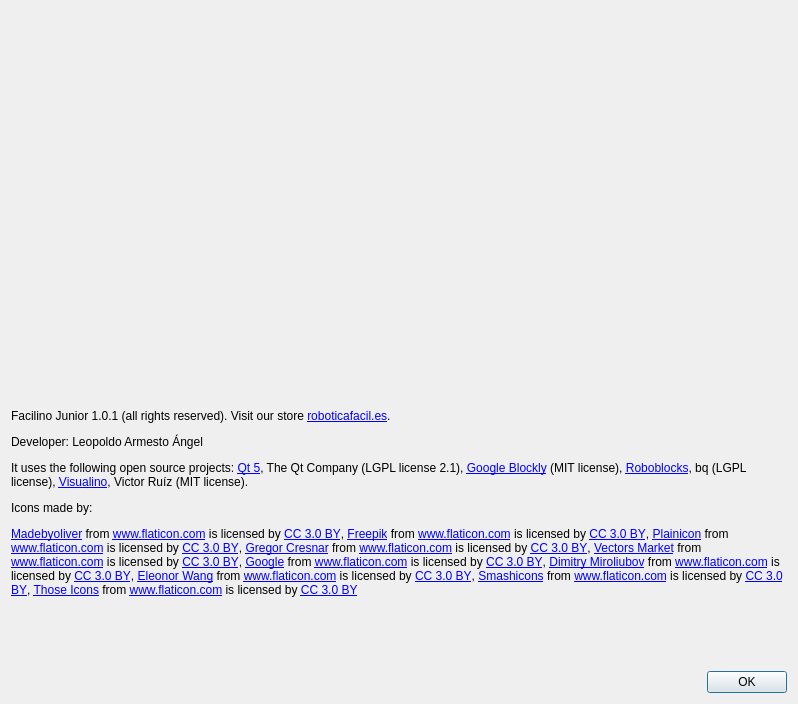
<?xml version="1.0" encoding="UTF-8"?>
<ui version="4.0">
 <class>AboutDialog</class>
 <widget class="QDialog" name="AboutDialog">
  <property name="geometry">
   <rect>
    <x>0</x>
    <y>0</y>
    <width>798</width>
    <height>704</height>
   </rect>
  </property>
  <property name="windowTitle">
   <string>Dialog</string>
  </property>
  <layout class="QVBoxLayout" name="verticalLayout">
   <item>
    <widget class="QLabel" name="label">
     <property name="sizePolicy">
      <sizepolicy hsizetype="Preferred" vsizetype="Preferred">
       <horstretch>0</horstretch>
       <verstretch>0</verstretch>
      </sizepolicy>
     </property>
     <property name="maximumSize">
      <size>
       <width>780</width>
       <height>16777215</height>
      </size>
     </property>
     <property name="text">
      <string/>
     </property>
     <property name="pixmap">
      <pixmap>../../../../../FaciliSim/icons/about-header.png</pixmap>
     </property>
    </widget>
   </item>
   <item>
    <widget class="QLabel" name="label_4">
     <property name="text">
      <string>&lt;html&gt;&lt;head/&gt;&lt;body&gt;&lt;p&gt;Facilino Junior 1.0.1 (all rights reserved). Visit our store &lt;a href=&quot;https://roboticafacil.es&quot;&gt;&lt;span style=&quot; text-decoration: underline; color:#0000ff;&quot;&gt;roboticafacil.es&lt;/span&gt;&lt;/a&gt;.&lt;/p&gt;&lt;p&gt;Developer: Leopoldo Armesto Ángel&lt;/p&gt;&lt;p&gt;It uses the following open source projects: &lt;a href=&quot;http://www.qt.io/&quot;&gt;&lt;span style=&quot; text-decoration: underline; color:#0000ff;&quot;&gt;Qt 5&lt;/span&gt;&lt;/a&gt;, The Qt Company (LGPL license 2.1), &lt;a href=&quot;https://developers.google.com/blockly/&quot;&gt;&lt;span style=&quot; text-decoration: underline; color:#0000ff;&quot;&gt;Google Blockly&lt;/span&gt;&lt;/a&gt; (MIT license), &lt;a href=&quot;https://github.com/bq/roboblocks&quot;&gt;&lt;span style=&quot; text-decoration: underline; color:#0000ff;&quot;&gt;Roboblocks&lt;/span&gt;&lt;/a&gt;, bq (LGPL license), &lt;a href=&quot;http://visualino.net&quot;&gt;&lt;span style=&quot; text-decoration: underline; color:#0000ff;&quot;&gt;Visualino&lt;/span&gt;&lt;/a&gt;, Victor Ruíz (MIT license).&lt;/p&gt;&lt;p&gt;Icons made by:&lt;/p&gt;&lt;p&gt;&lt;a href=&quot; http://www.flaticon.com/authors/madebyoliver&quot;&gt;&lt;span style=&quot; text-decoration: underline; color:#0000ff;&quot;&gt;Madebyoliver&lt;/span&gt;&lt;/a&gt; from &lt;a href=&quot; http://www.flaticon.com&quot;&gt;&lt;span style=&quot; text-decoration: underline; color:#0000ff;&quot;&gt;www.flaticon.com&lt;/span&gt;&lt;/a&gt; is licensed by &lt;a href=&quot;http://creativecommons.org/licenses/by/3.0/&quot;&gt;&lt;span style=&quot; text-decoration: underline; color:#0000ff;&quot;&gt;CC 3.0 BY&lt;/span&gt;&lt;/a&gt;, &lt;a href=&quot;http://www.freepik.com&quot;&gt;&lt;span style=&quot; text-decoration: underline; color:#0000ff;&quot;&gt;Freepik&lt;/span&gt;&lt;/a&gt; from &lt;a href=&quot; http://www.flaticon.com&quot;&gt;&lt;span style=&quot; text-decoration: underline; color:#0000ff;&quot;&gt;www.flaticon.com&lt;/span&gt;&lt;/a&gt; is licensed by &lt;a href=&quot;http://creativecommons.org/licenses/by/3.0/&quot;&gt;&lt;span style=&quot; text-decoration: underline; color:#0000ff;&quot;&gt;CC 3.0 BY&lt;/span&gt;&lt;/a&gt;, &lt;a href=&quot;http://www.flaticon.com/authors/plainicon&quot;&gt;&lt;span style=&quot; text-decoration: underline; color:#0000ff;&quot;&gt;Plainicon&lt;/span&gt;&lt;/a&gt; from &lt;a href=&quot; http://www.flaticon.com&quot;&gt;&lt;span style=&quot; text-decoration: underline; color:#0000ff;&quot;&gt;www.flaticon.com&lt;/span&gt;&lt;/a&gt; is licensed by &lt;a href=&quot;http://creativecommons.org/licenses/by/3.0/&quot;&gt;&lt;span style=&quot; text-decoration: underline; color:#0000ff;&quot;&gt;CC 3.0 BY&lt;/span&gt;&lt;/a&gt;, &lt;a href=&quot;http://www.flaticon.com/authors/gregor-cresnar&quot;&gt;&lt;span style=&quot; text-decoration: underline; color:#0000ff;&quot;&gt;Gregor Cresnar&lt;/span&gt;&lt;/a&gt; from &lt;a href=&quot; http://www.flaticon.com&quot;&gt;&lt;span style=&quot; text-decoration: underline; color:#0000ff;&quot;&gt;www.flaticon.com&lt;/span&gt;&lt;/a&gt; is licensed by &lt;a href=&quot;http://creativecommons.org/licenses/by/3.0/&quot;&gt;&lt;span style=&quot; text-decoration: underline; color:#0000ff;&quot;&gt;CC 3.0 BY&lt;/span&gt;&lt;/a&gt;, &lt;a href=&quot;http://www.flaticon.com/authors/vectors-market&quot;&gt;&lt;span style=&quot; text-decoration: underline; color:#0000ff;&quot;&gt;Vectors Market&lt;/span&gt;&lt;/a&gt; from &lt;a href=&quot; http://www.flaticon.com&quot;&gt;&lt;span style=&quot; text-decoration: underline; color:#0000ff;&quot;&gt;www.flaticon.com&lt;/span&gt;&lt;/a&gt; is licensed by &lt;a href=&quot;http://creativecommons.org/licenses/by/3.0/&quot;&gt;&lt;span style=&quot; text-decoration: underline; color:#0000ff;&quot;&gt;CC 3.0 BY&lt;/span&gt;&lt;/a&gt;, &lt;a href=&quot; http://www.flaticon.com/authors/google&quot;&gt;&lt;span style=&quot; text-decoration: underline; color:#0000ff;&quot;&gt;Google&lt;/span&gt;&lt;/a&gt; from &lt;a href=&quot; http://www.flaticon.com&quot;&gt;&lt;span style=&quot; text-decoration: underline; color:#0000ff;&quot;&gt;www.flaticon.com&lt;/span&gt;&lt;/a&gt; is licensed by &lt;a href=&quot;http://creativecommons.org/licenses/by/3.0/&quot;&gt;&lt;span style=&quot; text-decoration: underline; color:#0000ff;&quot;&gt;CC 3.0 BY&lt;/span&gt;&lt;/a&gt;, &lt;a href=&quot;http://www.flaticon.com/authors/dimitry-miroliubov&quot;&gt;&lt;span style=&quot; text-decoration: underline; color:#0000ff;&quot;&gt;Dimitry Miroliubov&lt;/span&gt;&lt;/a&gt; from &lt;a href=&quot;http://www.flaticon.com&quot;&gt;&lt;span style=&quot; text-decoration: underline; color:#0000ff;&quot;&gt;www.flaticon.com&lt;/span&gt;&lt;/a&gt; is licensed by &lt;a href=&quot;http://creativecommons.org/licenses/by/3.0/&quot;&gt;&lt;span style=&quot; text-decoration: underline; color:#0000ff;&quot;&gt;CC 3.0 BY&lt;/span&gt;&lt;/a&gt;, &lt;a href=&quot; https://www.flaticon.com/authors/eleonor-wang&quot;&gt;&lt;span style=&quot; text-decoration: underline; color:#0000ff;&quot;&gt;Eleonor Wang&lt;/span&gt;&lt;/a&gt; from &lt;a href=&quot;http://www.flaticon.com&quot;&gt;&lt;span style=&quot; text-decoration: underline; color:#0000ff;&quot;&gt;www.flaticon.com&lt;/span&gt;&lt;/a&gt; is licensed by &lt;a href=&quot;http://creativecommons.org/licenses/by/3.0/&quot;&gt;&lt;span style=&quot; text-decoration: underline; color:#0000ff;&quot;&gt;CC 3.0 BY&lt;/span&gt;&lt;/a&gt;, &lt;a href=&quot;https://www.flaticon.com/authors/smashicons&quot;&gt;&lt;span style=&quot; text-decoration: underline; color:#0000ff;&quot;&gt;Smashicons&lt;/span&gt;&lt;/a&gt; from &lt;a href=&quot;http://www.flaticon.com&quot;&gt;&lt;span style=&quot; text-decoration: underline; color:#0000ff;&quot;&gt;www.flaticon.com&lt;/span&gt;&lt;/a&gt; is licensed by &lt;a href=&quot;http://creativecommons.org/licenses/by/3.0/&quot;&gt;&lt;span style=&quot; text-decoration: underline; color:#0000ff;&quot;&gt;CC 3.0 BY&lt;/span&gt;&lt;/a&gt;, &lt;a href=&quot;https://www.flaticon.com/authors/those-icons&quot;&gt;&lt;span style=&quot; text-decoration: underline; color:#0000ff;&quot;&gt;Those Icons&lt;/span&gt;&lt;/a&gt; from &lt;a href=&quot;http://www.flaticon.com&quot;&gt;&lt;span style=&quot; text-decoration: underline; color:#0000ff;&quot;&gt;www.flaticon.com&lt;/span&gt;&lt;/a&gt; is licensed by &lt;a href=&quot;http://creativecommons.org/licenses/by/3.0/&quot;&gt;&lt;span style=&quot; text-decoration: underline; color:#0000ff;&quot;&gt;CC 3.0 BY&lt;/span&gt;&lt;/a&gt;&lt;/p&gt;&lt;/body&gt;&lt;/html&gt;</string>
     </property>
     <property name="wordWrap">
      <bool>true</bool>
     </property>
     <property name="margin">
      <number>20</number>
     </property>
    </widget>
   </item>
   <item>
    <widget class="QDialogButtonBox" name="buttonBox">
     <property name="orientation">
      <enum>Qt::Horizontal</enum>
     </property>
     <property name="standardButtons">
      <set>QDialogButtonBox::Ok</set>
     </property>
     <property name="centerButtons">
      <bool>false</bool>
     </property>
    </widget>
   </item>
  </layout>
 </widget>
 <resources/>
 <connections>
  <connection>
   <sender>buttonBox</sender>
   <signal>accepted()</signal>
   <receiver>AboutDialog</receiver>
   <slot>accept()</slot>
   <hints>
    <hint type="sourcelabel">
     <x>248</x>
     <y>254</y>
    </hint>
    <hint type="destinationlabel">
     <x>157</x>
     <y>274</y>
    </hint>
   </hints>
  </connection>
  <connection>
   <sender>buttonBox</sender>
   <signal>rejected()</signal>
   <receiver>AboutDialog</receiver>
   <slot>reject()</slot>
   <hints>
    <hint type="sourcelabel">
     <x>316</x>
     <y>260</y>
    </hint>
    <hint type="destinationlabel">
     <x>286</x>
     <y>274</y>
    </hint>
   </hints>
  </connection>
 </connections>
</ui>
